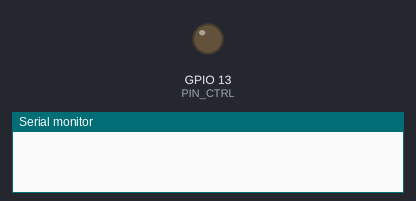
A sketch run on a simulated ESP32. Parts: output pins drawn as LEDs (lit = HIGH), the last lines printed to the serial monitor.

Above: at 0.0 s.
At 3.1 s:
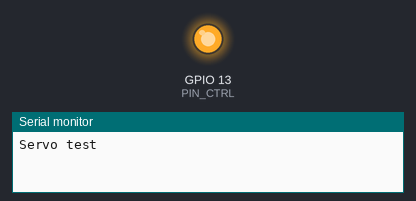
Timing chart, 0 to 5.5 s (numbered marks = the images above):
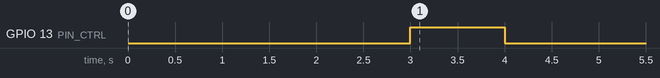

The sketch:

dynamixel_test.ino
```cpp
/*
 * Testing dynamixel and other serial servos.
 * The code below is an example of communication using Dynamixel protocol version 1
 * documented at https://emanual.robotis.com/docs/en/dxl/protocol1/
 *
 */

#include "Dynamixel.h"

DynamixelInterface servo;

//pins for hardware Serial1
#define RX1 18
#define TX1 17
//direction control pin
#define PIN_CTRL 13
#define BAUDRATE 76400 //this is the value used by Feetech dual mode servos.
                       //Dynamixel and other serial servos typically use 57600 or 115200

uint8_t servoID;
uint8_t regValue;

void setup() {
  Serial.begin(57600);
  delay(3000);
  pinMode(PIN_CTRL, OUTPUT);
  digitalWrite(PIN_CTRL, HIGH);
  Serial1.begin(BAUDRATE,SERIAL_8N1,RX1,TX1);
  Serial.println("Servo test");
  servo.begin(&Serial1, BAUDRATE, PIN_CTRL, HIGH);
}

void loop() {
  delay(1000);
  servoID = servo.ping();
  if (servo.errorByte == 0 ) { // no error
    Serial.print("Found servo with ID ");
    Serial.println(servoID);
    //read and print value of registers 6 -- 49 (0x31)
    for (int i = 6; i<50; i++) {
      regValue = servo.readRegisterByte(servoID, i);
      Serial.print("Register "); Serial.print(i); Serial.print(": 0x");
      Serial.println(regValue, HEX);
    }

  } else {
    Serial.print("Error: 0x");
    Serial.println(servo.errorByte, HEX);
  }
}
```

Dynamixel.cpp
```cpp
#include "Arduino.h"
#include "Dynamixel.h"

#define sendData(args)      (serialPort->write((uint8_t)args))  // Write Over Serial
#define availableData()     (serialPort->available())           // Check Serial Data Available
#define availableWrite()    (serialPort->availableForWrite())   // Bytes left to write
#define readData()          (serialPort->read())                // Read Serial Data
#define peekData()          (serialPort->peek())                // Peek Serial Data

void DynamixelInterface::begin(HardwareSerial *sPort,uint32_t bRate,uint8_t dPin,uint8_t TransmissionMode) {
	serialPort = sPort;
	dirPin = dPin;
  pinMode(dPin,OUTPUT);
  TxMode = TransmissionMode;
  RxMode = 1 - TransmissionMode;
  //serialPort->begin(bRate);
  serialBufferLength = availableWrite();
	txDelay = (1600*9600)/bRate;
}


// read status packet and saves to array pointed at by *data
// numBytes is the expected  number of a parameters (not including ID, length, error and checksum)
// total packet has numBytes + 6 bytes: 2 header bytes, ID, length, error and checksum
// information saved to *data is ID, length, error, parameters (thus, numBytes+3 bytes)
// returns error code (and also saves it to object property  errorByte)
uint8_t DynamixelInterface::receivePacket(uint8_t numBytes, uint8_t * data) {
  unsigned short timeCounter = 0;
  uint8_t i, incomingByte, sum, checksum;

  errorByte = 0;
  sum = 0;
  //wait until we have enough data
  while( (availableData() <  (6 + numBytes)) && (timeCounter < TIME_OUT) ){
    timeCounter++;
    delayMicroseconds(TIME_COUNTER_DELAY);
  }
  delayMicroseconds(TIME_COUNTER_DELAY*2);

	while (availableData() > 2){
    incomingByte = readData();
    if ( (incomingByte == DXL_START) && (peekData() == DXL_START) ){
      readData();                       // Skip start Bytes
      for (i =0; i<numBytes+3; i++) {
        incomingByte = readData();
        sum+=incomingByte;
        data[i]=incomingByte;
      }
      //check the checksum
      checksum = readData();
      if (checksum !=(uint8_t) ~sum ){
        // checksum failure
        errorByte = CHECKSUM_ERROR;
#ifdef DXL_DEBUG
        Serial.print("Incoming packet checksum: ");Serial.println(checksum, HEX);
        Serial.print("Expected checksum: ");Serial.println((uint8_t)~sum, HEX);
#endif
      } else {
        errorByte = data[2];
      }
      return(errorByte);
    }
  }
  // if we are here, we never got a valid response
  errorByte = NO_RESPONSE_ERROR;
	return (errorByte);
  //Serial.println("No response");
}


//sends instruction packet
// data is a pointer to array containing length, instruction, and parameters
// it shoudl not contain start bytes, ID, or checksum
void DynamixelInterface::sendPacket(uint8_t ID, uint8_t * data) {
  uint8_t checksum;
  uint8_t i;
  uint8_t length; // = number of parameters +2
  //switch to Tx mode
  digitalWrite(dirPin, TxMode);
  delayMicroseconds(TIME_COUNTER_DELAY);
  //
  length = data[0];
  //compute checksum
  checksum = ID;
  for (i=0; i<length; i++) {
    checksum += data[i];
  }
  checksum = ~checksum;
  sendData(DXL_START);
  sendData(DXL_START);
  sendData(ID);
  for (i=0; i<length; i++) {
    sendData(data[i]);
  }
  sendData(checksum);
  while (serialPort->availableForWrite() != serialBufferLength){
    delayMicroseconds(20);
  }
  delayMicroseconds(txDelay);//FIXME
  digitalWrite(dirPin, RxMode);
}

//reads a status returned by device
uint8_t DynamixelInterface::readStatus(){
  uint8_t rx_buffer[3];
  uint8_t error = receivePacket(0, rx_buffer);
  return(error);
}

//reads a signle-byte register from device
uint8_t DynamixelInterface::readRegisterByte(uint8_t ID, uint8_t reg){
  uint8_t packet[]={0x04, //length
                     DXL_READ_DATA, //instruction
                     reg,
                     1};
  uint8_t rx_buffer[4];
  sendPacket(ID, packet);
  uint8_t error = receivePacket(1, rx_buffer);
#ifdef DXL_DEBUG
  if (error) {
    Serial.print("Error when reading register 0x"); Serial.println(reg, HEX);
    Serial.print("Error code: 0x"); Serial.println(error, HEX);
  }
#endif
  if (error == 0) {
    return(rx_buffer[3]);
  } else {
    return(0);
  }

}
//reads multi-byte register from device
//numBytes is number of data bytes
//it shoudl be less than MAX_READ_BUFFER-3
//saves to *data ID, length, error, and actual data bytes. Doesnt's save start bytes or checksum
//returns error
uint8_t DynamixelInterface::readRegister(uint8_t ID, uint8_t reg,  uint8_t numBytes, uint8_t * data ){
  uint8_t packet[]={0x04, //length
                     DXL_READ_DATA, //instruction
                     reg,
                     numBytes};
  sendPacket(ID, packet);
  uint8_t error = receivePacket(numBytes, data);
#ifdef DXL_DEBUG
  if (error) {
    Serial.print("Error when reading register 0x"); Serial.println(reg, HEX);
    Serial.print("Error code: 0x"); Serial.println(error, HEX);
  }
#endif
  return(error);
}

//writes a single-byte register to device
//returns error
uint8_t DynamixelInterface::writeRegisterByte(uint8_t ID, uint8_t reg, uint8_t value){
  uint8_t packet[]={0x04, //length
                     DXL_WRITE_DATA, //instruction
                     reg,
                     value};

  sendPacket(ID, packet);
  uint8_t error = readStatus();
#ifdef DXL_DEBUG
  if (error) {
    Serial.print("Error when writing register 0x"); Serial.println(reg, HEX);
    Serial.print("Error code: 0x"); Serial.println(error, HEX);
  }
#endif
  return(error);
}
//writes a multi-byte register to device
// data should be pointer to array containing
// length, instruction, register address and actual data to write
// returns error
uint8_t DynamixelInterface::writeRegister(uint8_t ID,uint8_t * data){
  sendPacket(ID, data);
  uint8_t error = readStatus();
#ifdef DXL_DEBUG
  if (error) {
    Serial.print("Error when writing register 0x"); Serial.println(data[2], HEX);
    Serial.print("Error code: 0x"); Serial.println(error, HEX);
  }
#endif
  return(error);
}

//pings all connected devices.
// returns ID of device that responds.
uint8_t DynamixelInterface::ping(){
    uint8_t packet[]={0x02, //length
                     DXL_PING //instruction
                     };
    uint8_t rx_buffer[3];
    sendPacket(DXL_BROADCAST, packet);
    uint8_t error = receivePacket(0, rx_buffer);
    if (error) {
      return(0);
    }
    //otherwise, let's get the ID
    uint8_t ID = rx_buffer[0];
    return(ID);
}
```

Dynamixel.h
```cpp
#ifndef Dynamixel_h
#define Dynamixel_h

//#define DXL_DEBUG //to enable debugging messages to Serial. Assumes that Serial has been previously started

#define DXL_START     0xFF //header
#define DXL_BROADCAST 0xFE


// Instruction Set ///////////////////////////////////////////////////////////////
#define DXL_PING              1
#define DXL_READ_DATA         2
#define DXL_WRITE_DATA        3
#define DXL_REG_WRITE         4
#define DXL_ACTION            5
#define DXL_RESET             6
#define DXL_SYNC_WRITE        131

//errors
#define NO_RESPONSE_ERROR			0x80 //this is added - not part of dynamixel protocol
#define INSTRUCTION_ERROR			0x40
#define OVERLOAD_ERROR				0x20
#define CHECKSUM_ERROR				0x10
#define RANGE_ERROR					  0x08
#define OVERHEATING_ERROR			0x04
#define ANGLE_LIMIT_ERROR	    0x02
#define INPUT_VOLTAGE_ERROR	  0x01

//timing
#define TIME_COUNTER_DELAY    600 //microseconds - waiting period
#define TIME_OUT              50  //maximal number of repeats of delay


#include <HardwareSerial.h>
class DynamixelInterface {
  private:
    HardwareSerial *serialPort;
    uint8_t dirPin;
    uint8_t TxMode; //to which value should dirPin be set for transmission?
    uint8_t RxMode;
    uint32_t serialBufferLength;
    uint32_t txDelay;

  public:
    uint8_t errorByte; //to save error of incoming communication
    void begin(HardwareSerial *sPort, uint32_t bRate,uint8_t dPin, uint8_t TransmissionMode);
    uint8_t receivePacket(uint8_t numBytes, uint8_t * data);
    void sendPacket(uint8_t ID, uint8_t * data);
    uint8_t readStatus();
    uint8_t ping();
    uint8_t readRegisterByte(uint8_t ID, uint8_t reg);
    uint8_t readRegister(uint8_t ID, uint8_t reg,  uint8_t numBytes, uint8_t * data );
    uint8_t writeRegister(uint8_t ID,uint8_t * data);
    uint8_t writeRegisterByte(uint8_t ID, uint8_t reg, uint8_t value);
};


#endif
```

Measured:
- by itself, GPIO 13 (PIN_CTRL): HIGH → LOW at 4.0 s
